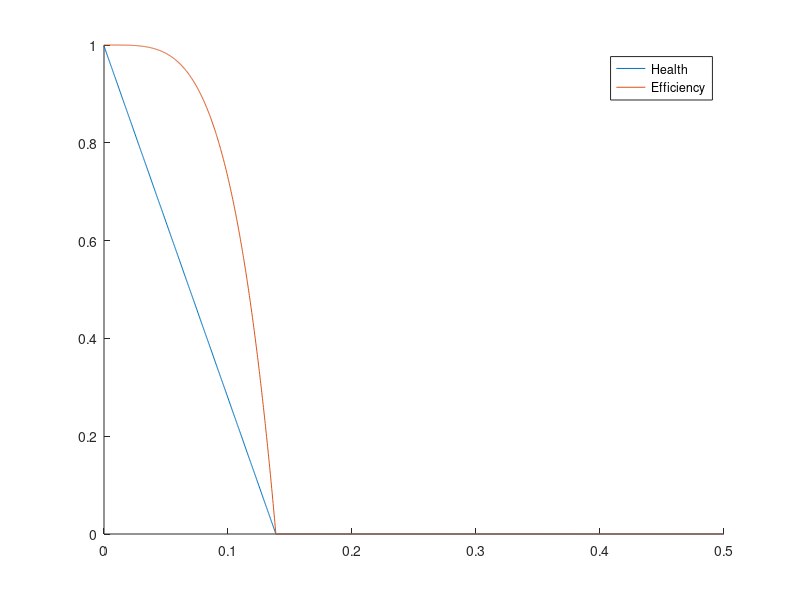

Write the MATLAB code that produced this figure.
clear

function e = efficiency(health)
    e = 1 - (1 - health) ^ 4;

    % if health == 0
    %     e = 0;
    % elseif health == 1
    %     e = 1;
    % elseif health < 0.5
    %     e = 2 ^ (20 * health - 10) / 2;
    % else 
    %     e = (2 - 2 ^ (-20 * health + 10)) / 2;
    % end
end

% In this model, the machine ages linearly. Performance degradation will be non-linearly related to health.

k0 = 0.00002;

% Rate is constant
rate_func = @(health) -k0 * (1500 / 300);
%efficiency = @(health) (exp(health * 4) / (1 + exp(health * 4))) / 2;

% Health is between 1 and 0
health = 1;


dt = 20;
t_end = 20 * 3600 * 0.5;

healths = zeros(1, t_end / dt);
efficiencies = zeros(1, t_end / dt);

i = 1;
t = 0;
while t < t_end
    rate = rate_func(health) * dt;
    health = max(0, health + rate);

    healths(i) = health;
    efficiencies(i) = efficiency(health);

    t = t + dt;
    i = i + 1;
end

figure
hold on
plot([0:dt:t_end - 1] / (20 * 3600), healths)
plot([0:dt:t_end - 1] / (20 * 3600), efficiencies)
legend("Health", "Efficiency")


